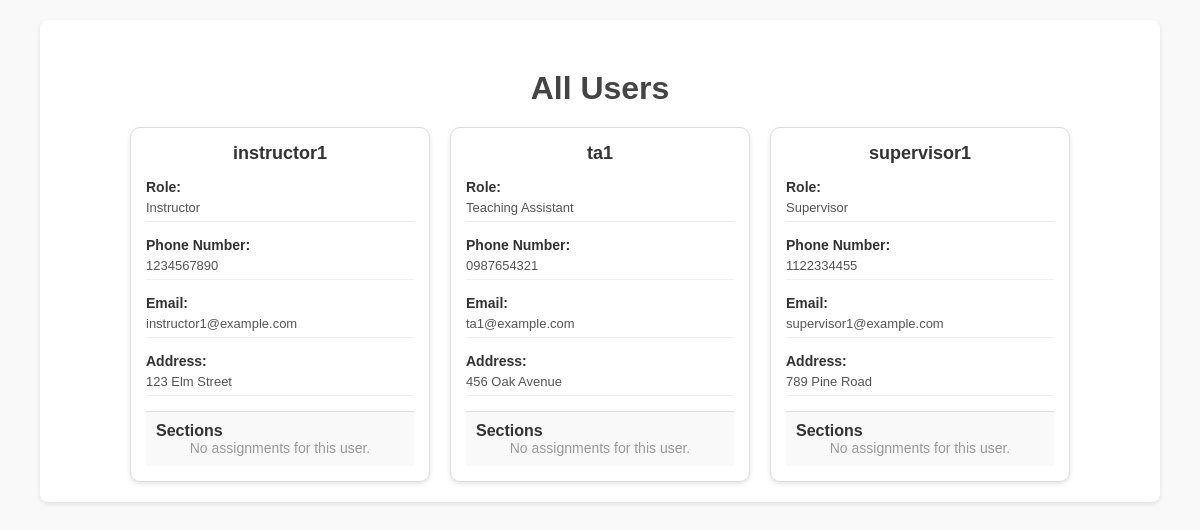
Before: /userall/ with the older database file.
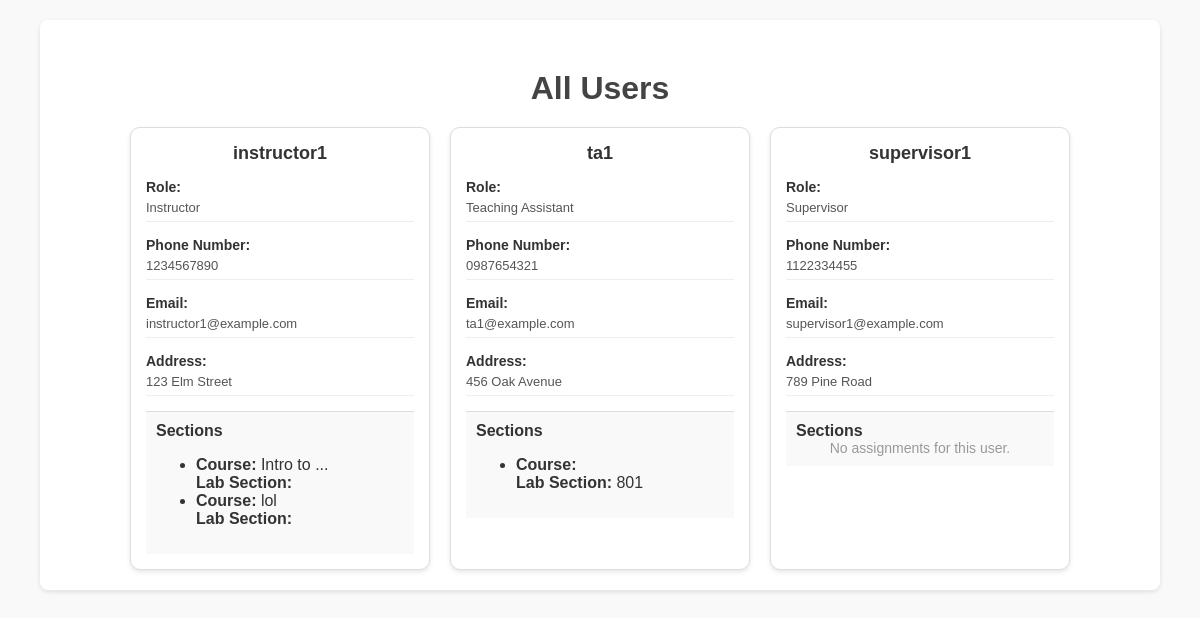
After: the same page with the newer database file.
### scheduler/models.py (models this page shows, shortened)
class User(models.Model):
    INSTRUCTOR = 'Instructor'
    TEACHING_ASSISTANT = 'Teaching Assistant'
    SUPERVISOR = 'Supervisor'
    ROLE_CHOICES = [
        (INSTRUCTOR, 'Instructor'),
        (TEACHING_ASSISTANT, 'Teaching Assistant'),
        (SUPERVISOR, 'Supervisor'),
    ]
    user_id = models.AutoField(primary_key=True) #Unigue id, for now just pk
    username = models.CharField(max_length=25, unique=True)
    password = models.CharField(max_length=50)
    role = models.CharField(max_length=20, choices=ROLE_CHOICES)# Instructor or Teaching Assistant or Supervisor
    email = models.CharField(max_length=255, blank=True, null=True)
    phone_number = models.CharField(max_length=15, blank=True, null=True)
    address = models.CharField(max_length=255, blank=True, null=True)

class Assignments(models.Model):
    assignment_id = models.AutoField(primary_key=True)
    user = models.ForeignKey(User, on_delete=models.CASCADE, related_name='assignments') # User and course are required
    course = models.ForeignKey(Course, on_delete=models.CASCADE, related_name='assignments', null=True)
    lab = models.ForeignKey(Lab, on_delete=models.CASCADE, related_name='assignments', null=True, default = '') # Lab can be null (eg user is assigned to course and not a lab)

class Course(models.Model):
    course_id = models.AutoField(primary_key=True) #Unigue id, for now just pk
    course_code = models.CharField(max_length=20, unique=True) #Ex CS101
    course_name = models.CharField(max_length=50) #Ex. Intro to SE

class Lab(models.Model):
    lab_id = models.AutoField(primary_key=True) #Unigue id, for now just pk
    course = models.ForeignKey('Course', on_delete=models.CASCADE, related_name='labs',null=True)
    section_number = models.CharField(max_length=25) #EX 808,801

### scheduler/views.py (the view, shortened to what this page needs)
# urls.py: path('userall/', userAll.as_view(), name='user_all'),
class userAll(View):
    def get(self, request):
        users = User.objects.all()
        courses = Course.objects.all()
        assignments = Assignments.objects.all()
        context = {
            'users': users,
            'courses': courses,
            'assignments': assignments,
        }
        return render(request, 'user_all.html', context)

### templates/user_all.html (shortened to what this page needs)
<!DOCTYPE html>
<html lang="en">
<head>
</head>
<body>
    <div class="section">
        <h1>All Users</h1>
        <div class="container">
            {% for user in users %}
            <div class="block">
                <h2>{{ user.username }}</h2>
                <div class="info">
                    <label>Role:</label>
                    <span>{{ user.role }}</span>
                </div>
                <div class="info">
                    <label>Phone Number:</label>
                    <span>{{ user.phone_number }}</span>
                </div>
                <div class="info">
                    <label>Email:</label>
                    <span>{{ user.email }}</span>
                </div>
                <div class="info">
                    <label>Address:</label>
                    <span>{{ user.address }}</span>
                </div>
                <div class="sections">
                    <div class="section-title">Sections</div>
                    {% with user.assignments.all as user_assignments %}
                    {% if user_assignments %}
                    <ul>
                        {% for assignment in user_assignments %}
                        <li>
                            <strong>Course:</strong> {{ assignment.course.course_name }} <br>
                            <strong>Lab Section:</strong> {{ assignment.lab.section_number }}
                        </li>
                        {% endfor %}
                    </ul>
                    {% else %}
                    <div class="no-assignments">No assignments for this user.</div>
                    {% endif %}
                    {% endwith %}
                </div>
            </div>
            {% empty %}
            <div class="no-data">No users found.</div>
            {% endfor %}
        </div>
    </div>
</body>
</html>

Changed rows visible on the page:
shown differently, row unchanged: User "instructor1": no longer shows "No assignments for this user."
added Assignments: course.course_name "Intro to ...", shown under User "instructor1"
added Assignments: course.course_name "lol", shown under User "instructor1"
shown differently, row unchanged: User "ta1": no longer shows "No assignments for this user."
added Assignments: lab.section_number "801", shown under User "ta1"
